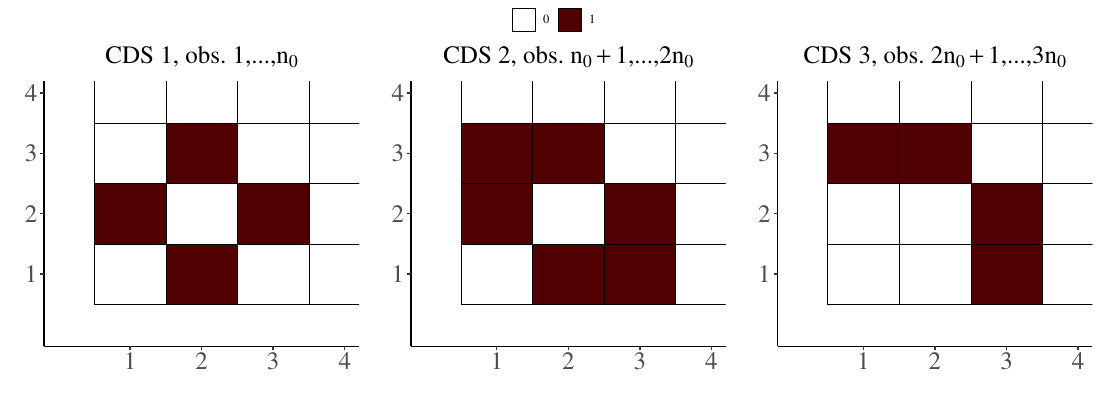

R code for this plot:
# visualizing the true graphs
library(covdepGE)
library(extrafont)
library(ggplot2)
library(ggpubr)
library(latex2exp)
loadfonts(device = "win")
dat <- generateData(100, 1, 1, 1)
true_graphs <- lapply(lapply(lapply(dat$true_precision, `!=`, 0), `*`, 1), `-`, diag(100))
graph_inds <- c("$1$,...,$n_0$", "$n_0+1$,...,$2n_0$", "$2n_0+1$,...,$3n_0$")
titles <- paste0("CDS ", 1:3, ", obs. ", graph_inds)
titles <- lapply(titles, TeX)
true_list <- lapply(1:length(true_graphs), function(k)
  matViz(true_graphs[[k]]) +
    ggtitle(titles[[k]]) +
    coord_cartesian(xlim = c(0, 4), ylim = c(0, 4)) +
    theme(plot.title = element_text(size = 18),
          axis.text = element_text(size = 18),
          text = element_text(family = "Times")
          ))
(true_graph <- ggarrange(plotlist = true_list, nrow = 1, common.legend = T))
ggsave("ground_truth_CDS.pdf", true_graph, height = 4, width = 11)
